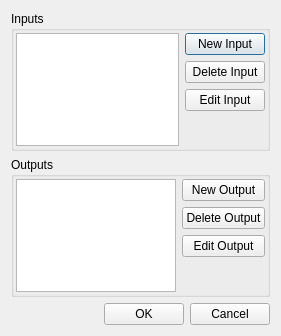
<?xml version="1.0" encoding="UTF-8"?>
<ui version="4.0">
 <class>CFlowGraphEditModuleDlg</class>
 <widget class="QDialog" name="CFlowGraphEditModuleDlg">
  <property name="geometry">
   <rect>
    <x>0</x>
    <y>0</y>
    <width>281</width>
    <height>336</height>
   </rect>
  </property>
  <layout class="QVBoxLayout" name="verticalLayout">
   <item>
    <widget class="QGroupBox" name="FG_MODULE_GROUP_1">
     <property name="title">
      <string>Inputs</string>
     </property>
     <layout class="QGridLayout" name="gridLayout_2">
      <property name="leftMargin">
       <number>2</number>
      </property>
      <property name="topMargin">
       <number>2</number>
      </property>
      <property name="rightMargin">
       <number>2</number>
      </property>
      <property name="bottomMargin">
       <number>2</number>
      </property>
      <item row="0" column="0" rowspan="4">
       <widget class="QListWidget" name="FG_MODULE_INPUT_LIST"/>
      </item>
      <item row="0" column="1">
       <widget class="QPushButton" name="ADD_MODULE_INPUT">
        <property name="text">
         <string>New Input</string>
        </property>
       </widget>
      </item>
      <item row="1" column="1">
       <widget class="QPushButton" name="DELETE_MODULE_INPUT">
        <property name="text">
         <string>Delete Input</string>
        </property>
       </widget>
      </item>
      <item row="2" column="1">
       <widget class="QPushButton" name="EDIT_MODULE_INPUT">
        <property name="text">
         <string>Edit Input</string>
        </property>
       </widget>
      </item>
      <item row="3" column="1">
       <spacer name="verticalSpacer">
        <property name="orientation">
         <enum>Qt::Vertical</enum>
        </property>
        <property name="sizeHint" stdset="0">
         <size>
          <width>20</width>
          <height>31</height>
         </size>
        </property>
       </spacer>
      </item>
     </layout>
    </widget>
   </item>
   <item>
    <widget class="QGroupBox" name="FG_MODULE_GROUP_2">
     <property name="title">
      <string>Outputs</string>
     </property>
     <layout class="QGridLayout" name="gridLayout">
      <property name="leftMargin">
       <number>2</number>
      </property>
      <property name="topMargin">
       <number>2</number>
      </property>
      <property name="rightMargin">
       <number>2</number>
      </property>
      <property name="bottomMargin">
       <number>2</number>
      </property>
      <item row="0" column="0" rowspan="4">
       <widget class="QListWidget" name="FG_MODULE_OUTPUT_LIST"/>
      </item>
      <item row="0" column="1">
       <widget class="QPushButton" name="ADD_MODULE_OUTPUT">
        <property name="text">
         <string>New Output</string>
        </property>
       </widget>
      </item>
      <item row="1" column="1">
       <widget class="QPushButton" name="DELETE_MODULE_OUTPUT">
        <property name="text">
         <string>Delete Output</string>
        </property>
       </widget>
      </item>
      <item row="2" column="1">
       <widget class="QPushButton" name="EDIT_MODULE_OUTPUT">
        <property name="text">
         <string>Edit Output</string>
        </property>
       </widget>
      </item>
      <item row="3" column="1">
       <spacer name="verticalSpacer_2">
        <property name="orientation">
         <enum>Qt::Vertical</enum>
        </property>
        <property name="sizeHint" stdset="0">
         <size>
          <width>20</width>
          <height>32</height>
         </size>
        </property>
       </spacer>
      </item>
     </layout>
    </widget>
   </item>
   <item>
    <layout class="QHBoxLayout" name="horizontalLayout">
     <item>
      <spacer name="horizontalSpacer">
       <property name="orientation">
        <enum>Qt::Horizontal</enum>
       </property>
       <property name="sizeHint" stdset="0">
        <size>
         <width>40</width>
         <height>20</height>
        </size>
       </property>
      </spacer>
     </item>
     <item>
      <widget class="QPushButton" name="OK">
       <property name="text">
        <string>OK</string>
       </property>
      </widget>
     </item>
     <item>
      <widget class="QPushButton" name="CANCEL">
       <property name="text">
        <string>Cancel</string>
       </property>
      </widget>
     </item>
    </layout>
   </item>
  </layout>
 </widget>
 <resources/>
 <connections>
  <connection>
   <sender>CANCEL</sender>
   <signal>clicked()</signal>
   <receiver>CFlowGraphEditModuleDlg</receiver>
   <slot>reject()</slot>
   <hints>
    <hint type="sourcelabel">
     <x>256</x>
     <y>321</y>
    </hint>
    <hint type="destinationlabel">
     <x>104</x>
     <y>313</y>
    </hint>
   </hints>
  </connection>
  <connection>
   <sender>OK</sender>
   <signal>clicked()</signal>
   <receiver>CFlowGraphEditModuleDlg</receiver>
   <slot>accept()</slot>
   <hints>
    <hint type="sourcelabel">
     <x>180</x>
     <y>325</y>
    </hint>
    <hint type="destinationlabel">
     <x>42</x>
     <y>321</y>
    </hint>
   </hints>
  </connection>
 </connections>
</ui>
